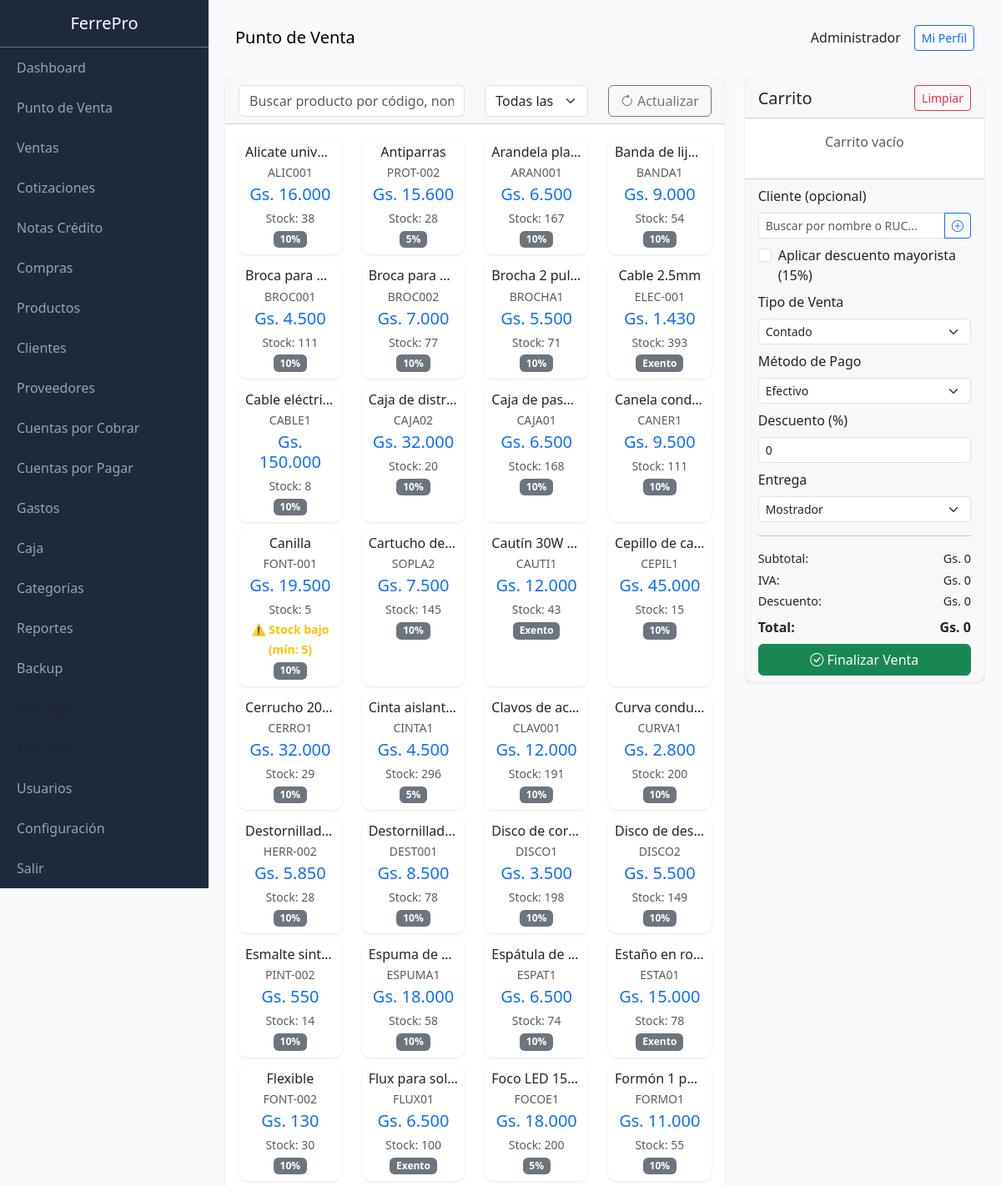
The app's page /public/index.php?page=pos (signed in, upper part), older data.
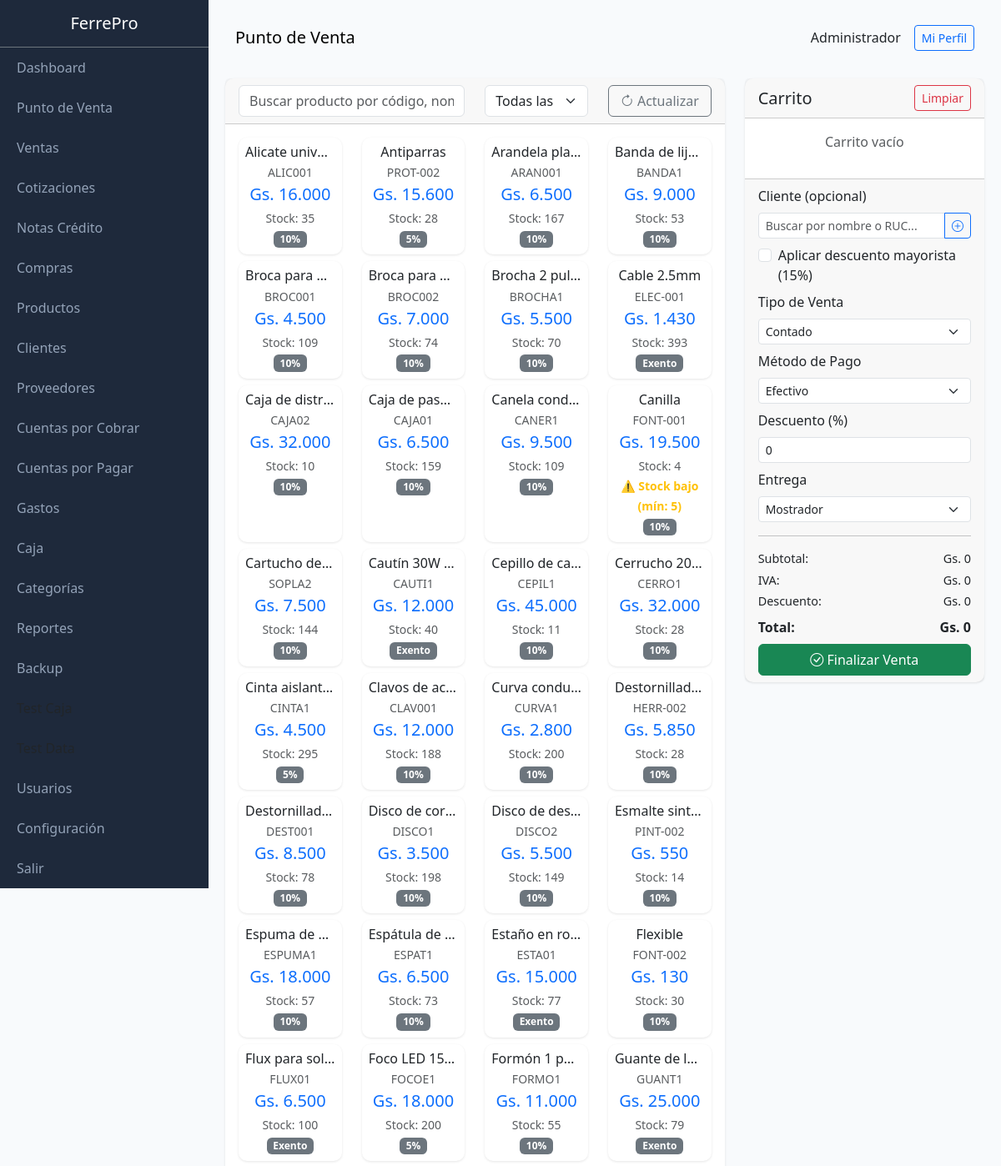
The same page, newer data.
### tables this page shows
CREATE TABLE products (
                id INTEGER PRIMARY KEY AUTOINCREMENT,
                code TEXT UNIQUE,
                barcode TEXT,
                name TEXT NOT NULL,
                description TEXT,
                category_id INTEGER,
                provider_id INTEGER,
                unit TEXT DEFAULT 'unidad',
                cost_price REAL DEFAULT 0,
                sale_price REAL DEFAULT 0,
                wholesale_price REAL DEFAULT 0,
                stock INTEGER DEFAULT 0,
                min_stock INTEGER DEFAULT 5,
                location TEXT,
                active INTEGER DEFAULT 1,
                created_at DATETIME DEFAULT CURRENT_TIMESTAMP, iva INTEGER DEFAULT 10,
                FOREIGN KEY (category_id) REFERENCES categories(id),
                FOREIGN KEY (provider_id) REFERENCES providers(id)
            );

### class/Database.php (called while the page is built, shortened)
<?php
class Database extends PDO {
    private static $instance = null;
    public static function getInstance() {
        if (self::$instance === null) {
            self::$instance = new self();
        }
        return self::$instance;
    }
}

### class/Format.php (called while the page is built, shortened)
<?php
class Format {
    public static function money($amount) {
        $amount = floatval($amount);
        return 'Gs. ' . number_format($amount, 0, ',', '.');
    }
}

### views/pos/index.php (the view, shortened to what the changed rows need)
<?php
$categories = db()->query("SELECT * FROM categories WHERE active = 1 ORDER BY name")->fetchAll(PDO::FETCH_ASSOC);
$clients = db()->query("SELECT * FROM clients WHERE active = 1 ORDER BY name")->fetchAll(PDO::FETCH_ASSOC);
$products = db()->query("SELECT p.*, c.name as category_name FROM products p LEFT JOIN categories c ON p.category_id = c.id WHERE p.active = 1 AND p.stock > 0 ORDER BY p.name")->fetchAll(PDO::FETCH_ASSOC);
$content = '
<div class="row">
    <div class="col-md-8">
        <div class="card mb-3">
            <div class="card-header">
                <div class="row">
                    <div class="col-md-6">
                        <input type="text" id="searchProduct" class="form-control" placeholder="Buscar producto por código, nombre o barcode..." autocomplete="off">
                        <div id="searchResults" class="list-group position-absolute" style="z-index: 1000; max-height: 300px; overflow-y: auto; display: none; width: 100%; top: 38px;"></div>
                    </div>
                    <div class="col-md-3">
                        <select id="filterCategory" class="form-select">
                            <option value="">Todas las categorías</option>
                            ' . implode('', array_map(fn($c) => "<option value=\"{$c['id']}\">{$c['name']}</option>", $categories)) . '
                        </select>
                    </div>
                    <div class="col-md-3">
                        <button type="button" class="btn btn-outline-secondary w-100" id="btnActualizar">
                            <i class="bi bi-arrow-clockwise"></i> Actualizar
                        </button>
                    </div>
                </div>
            </div>
            <div class="card-body">
                <div id="productsGrid" class="row">';
foreach ($products as $p) {
    $stock_warning = $p['stock'] <= $p['min_stock'] ? 'border-warning border-2' : '';
    $iva_label = $p['iva'] == 0 ? 'Exento' : $p['iva'] . '%';
    $content .= '<div class="col-md-3 col-6 mb-2 product-card" data-category="' . ($p['category_id'] ?? '') . '" data-min-stock="' . $p['min_stock'] . '">
        <div class="card h-100 product-item ' . $stock_warning . '" style="cursor: pointer;" data-id="' . $p['id'] . '" data-name="' . htmlspecialchars($p['name']) . '" data-price="' . $p['sale_price'] . '" data-wholesale-price="' . ($p['wholesale_price'] ?? $p['sale_price']) . '" data-stock="' . $p['stock'] . '" data-min-stock="' . $p['min_stock'] . '" data-code="' . htmlspecialchars($p['code']) . '" data-iva="' . $p['iva'] . '">
            <div class="card-body text-center p-2">
                <h6 class="mb-1 text-truncate">' . htmlspecialchars($p['name']) . '</h6>
                <p class="text-muted small mb-1">' . $p['code'] . '</p>
                <h5 class="text-primary mb-1">' . Format::money($p['sale_price']) . '</h5>
                <small class="text-muted">Stock: ' . $p['stock'] . '</small>';
    if ($p['stock'] <= $p['min_stock']) {
        $content .= '<br><small class="text-warning fw-bold">⚠️ Stock bajo (mín: ' . $p['min_stock'] . ')</small>';
    }
    $content .= '<br><small class="badge bg-secondary">' . $iva_label . '</small>';
    $content .= '</div>
        </div>
    </div>';
}
$content .= '</div>
            </div>
        </div>
    </div>
                         ' . implode('', array_map(fn($c) => "{$c['']}{$c['']}{$c['']}{$c['']}{$c['']}{$c['']} {$c['']} " . ($c[''] > 0 ? " " . Format::money($c['']) . "" : "") . "</option>", $clients)) . '
</div>
';

Row changes from the older to the newer data that the page shows:
no longer on this page (row edited): products: name "Cable eléctri…", code "CABLE1", sale_price "Gs. 150.000", stock "8", iva "10%"
changed products "Gs. 16.000": stock "38" → "35"
changed products "Gs. 9.000": stock "54" → "53"
changed products "BROC001": stock "111" → "109"
changed products "Gs. 7.000": stock "77" → "74"
changed products "BROCHA1": stock "71" → "70"
changed products "CAJA02": stock "20" → "10"
changed products "CAJA01": stock "168" → "159"
changed products "Gs. 9.500": stock "111" → "109"
changed products "Gs. 19.500": stock "5" → "4"
changed products "Gs. 7.500": stock "145" → "144"
changed products "CAUTI1": stock "43" → "40"
changed products "Gs. 45.000": stock "15" → "11"
changed products "CERRO1": stock "29" → "28"
changed products "CINTA1": stock "296" → "295"
changed products "CLAV001": stock "191" → "188"
changed products "ESPUMA1": stock "58" → "57"
changed products "ESPAT1": stock "74" → "73"
changed products "Gs. 15.000": stock "78" → "77"
now on this page (row unchanged): products: name "Guante de l…", code "GUANT1", sale_price "Gs. 25.000", stock "79", iva "Exento"
